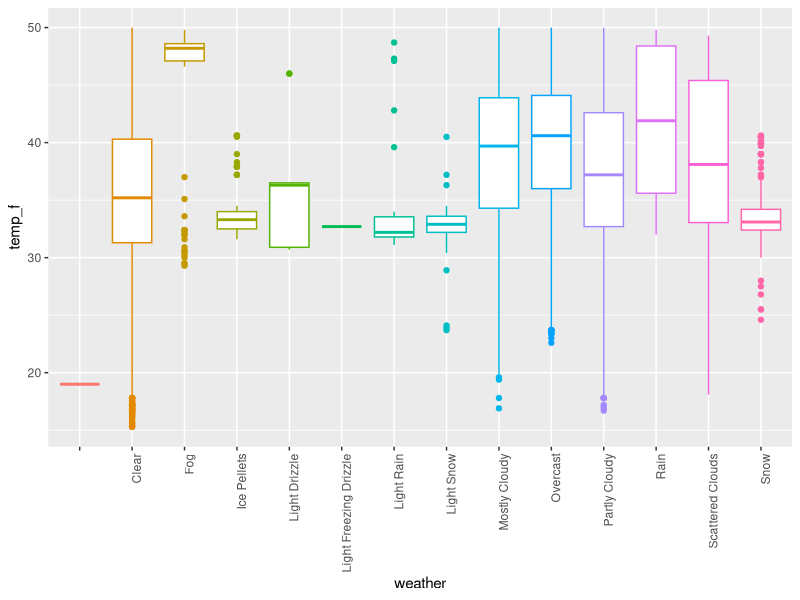
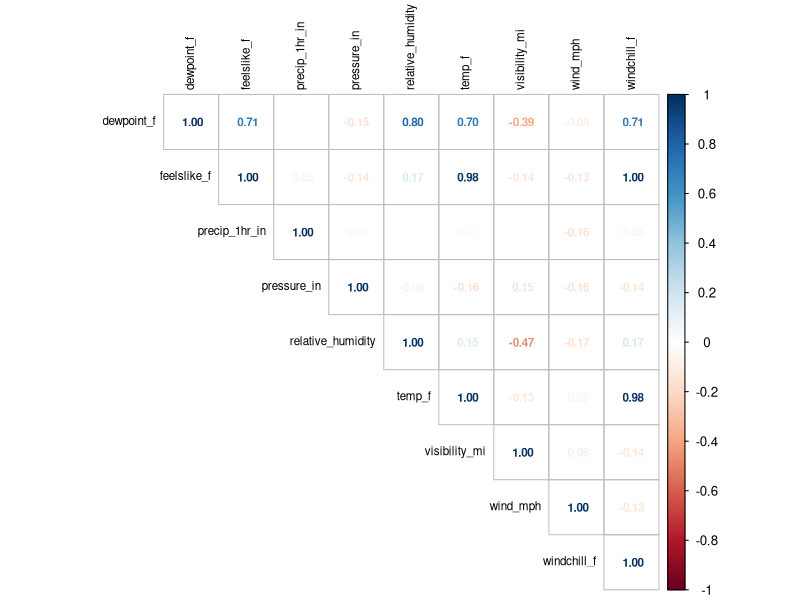
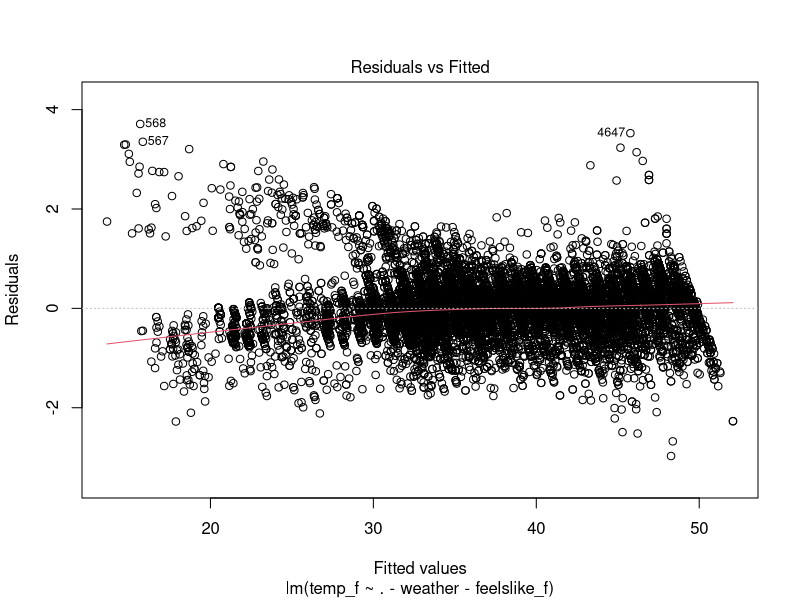
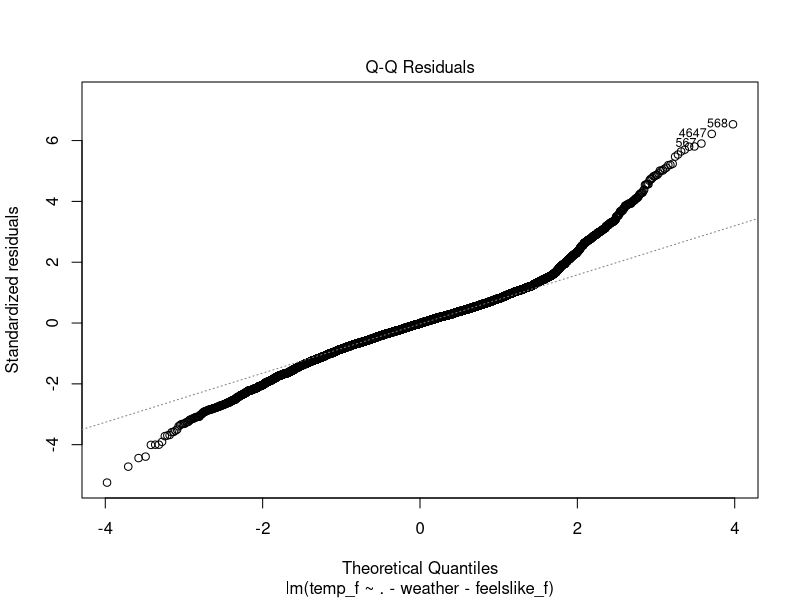
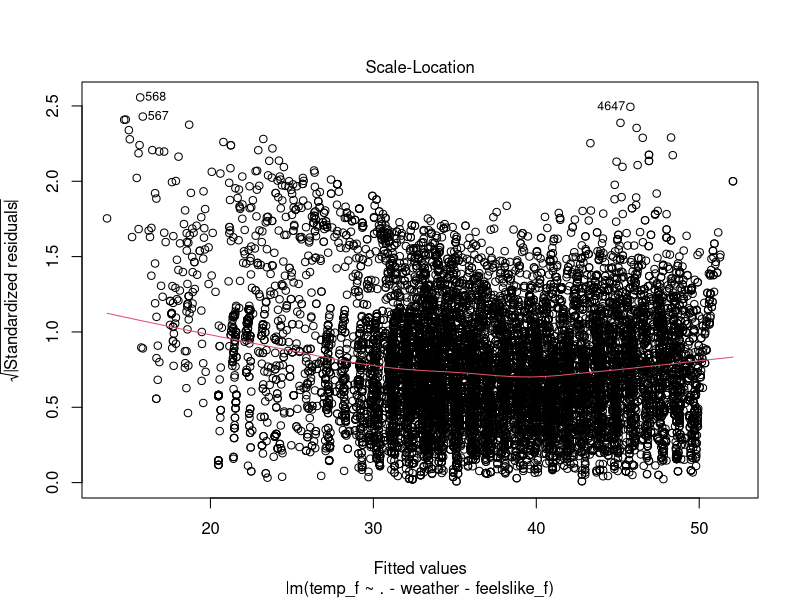
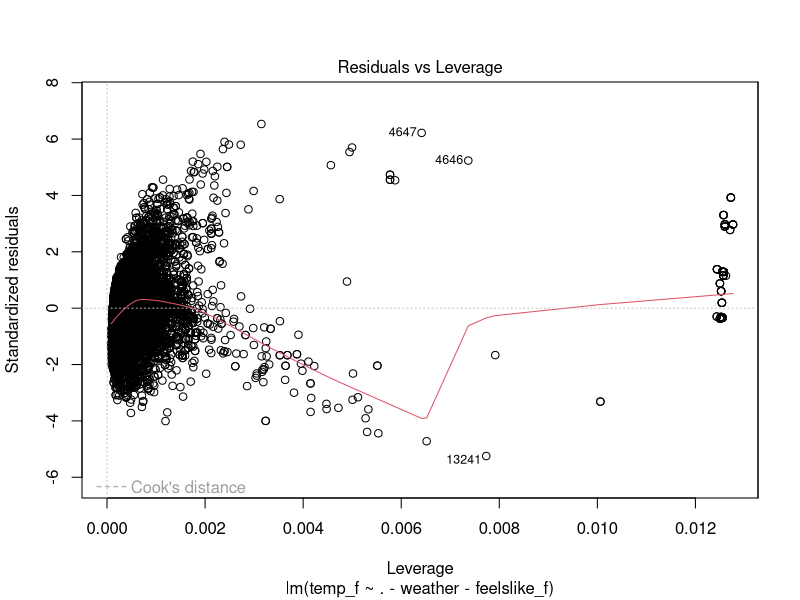

These figures' R source, in order:
## ---- chunk 1
library(lubridate)
library(ggplot2)
library(corrplot)
## ---- chunk 2
# read in recent weather data
df = read.csv("recent_weather.csv")

# inspect the data types
str(df)

# rename observation_epoch to datetime and convert to datetime value
df$datetime <- ymd_hms(df$observation_epoch)
df$observation_epoch <- NULL

# drop datetime for now
df$datetime <- NULL

# drop non-complete case data
df <- na.omit(df)
## ---- chunk 3
# look at the data
head(df)
## ---- chunk 4
# plot boxplot to understand how temperature variables by weather
ggplot(data = df, mapping = aes(x = weather, y = temp_f, color = weather)) +
  geom_boxplot() +
  theme(axis.text.x = element_text(angle = 90, hjust = 1), legend.position = "none")
## ---- chunk 5
# look at correlations between variables
df.num <- df[, sapply(df, is.numeric)]
df.num.M = cor(df.num)
corrplot(df.num.M, 
         type = "upper", 
         method = "number", 
         number.cex = 0.7, 
         tl.cex = 0.7, 
         tl.col = "black")
## ---- chunk 6
# fit a multiple linear regression to predict temp_f
fit <- lm(temp_f ~ . -weather -feelslike_f,
          data = df)

# inspect the fit
summary(fit)
## ---- chunk 7
# evaluate assumptions
plot(fit)
